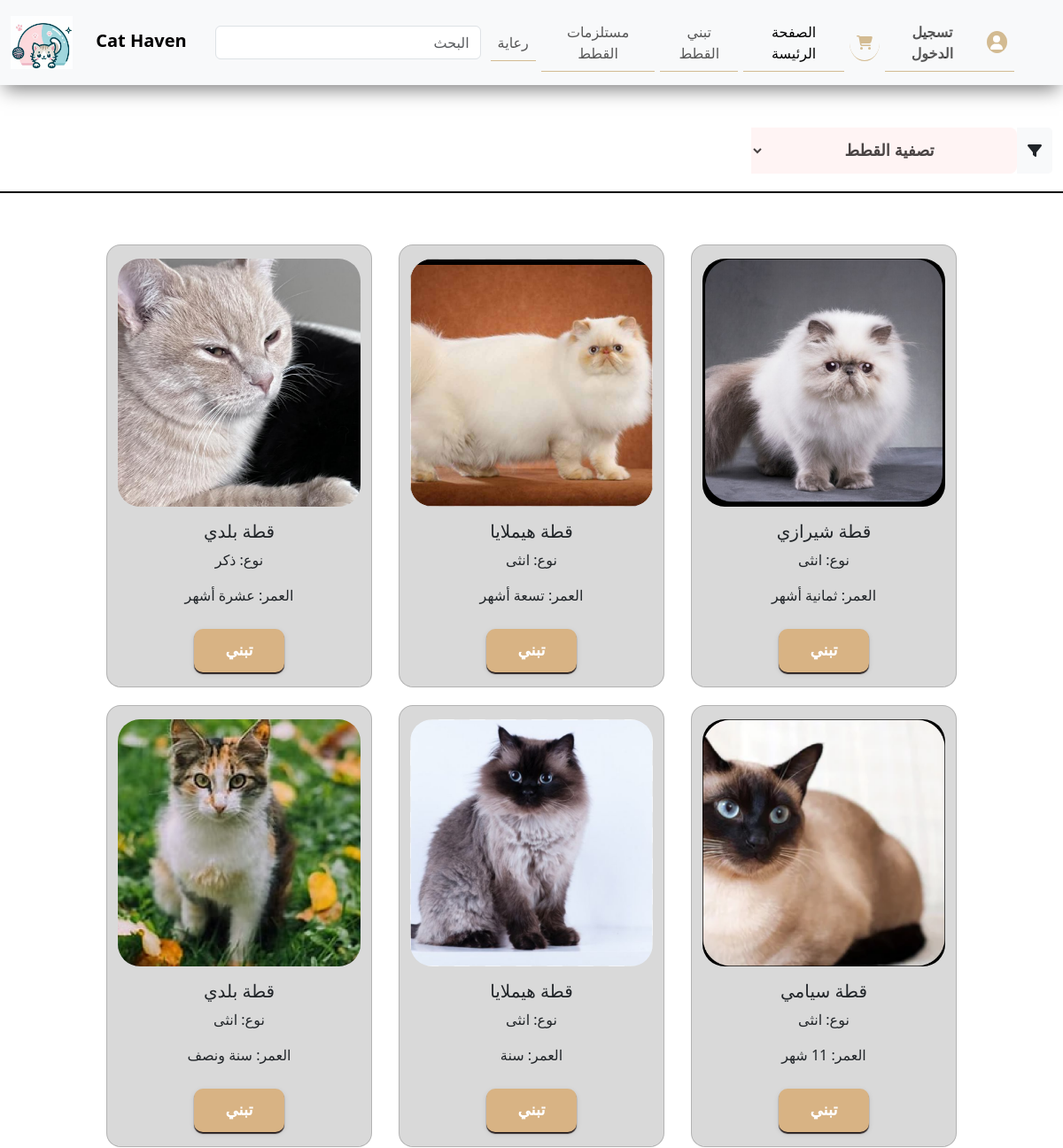
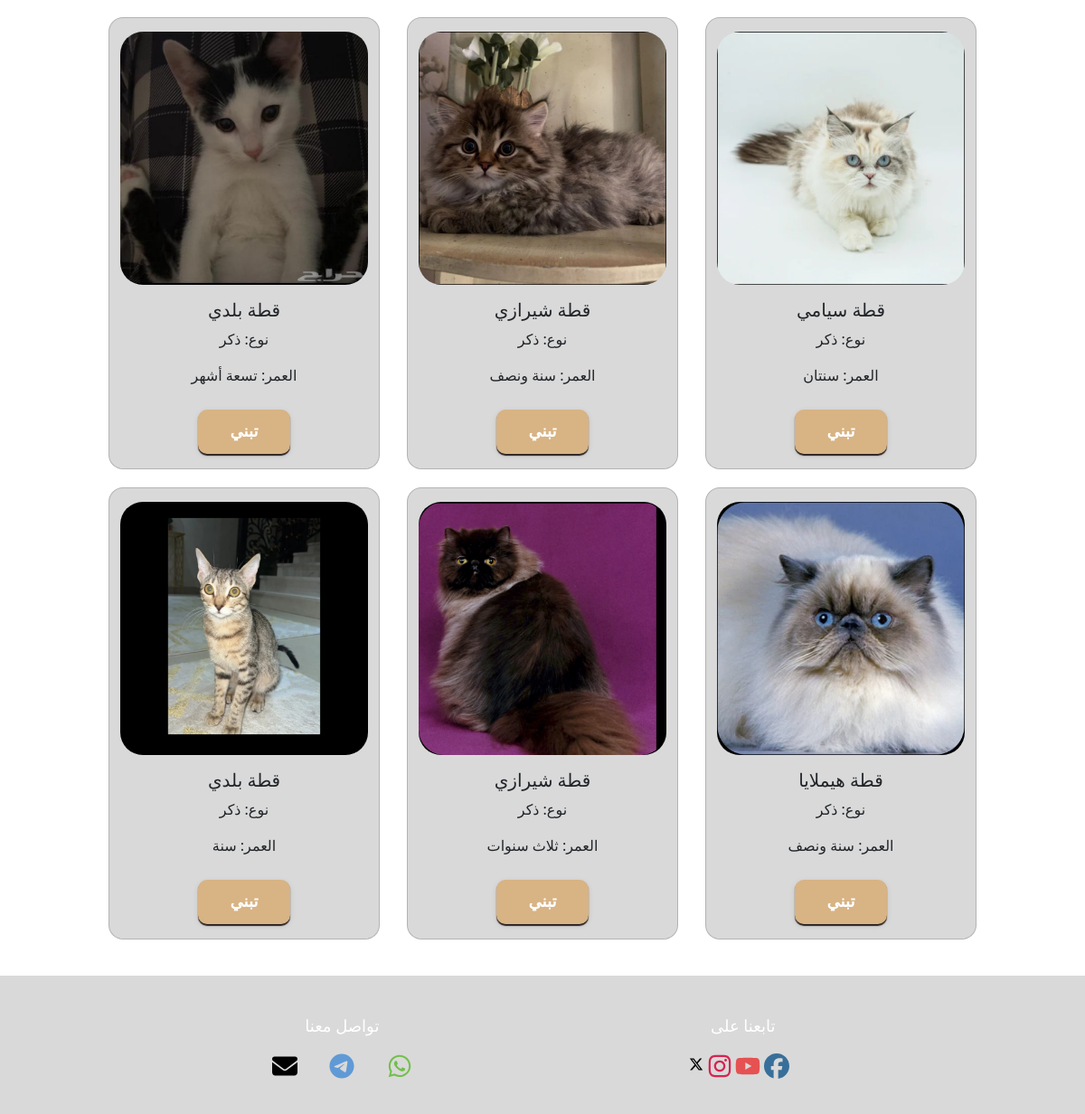
/cats-adopt.php, run on the app's committed database (2 pictures, top to bottom).
### tables this page shows
CREATE TABLE cats (
    cat_id INT AUTO_INCREMENT PRIMARY KEY,
    cat_name VARCHAR(255) NOT NULL,
    gender ENUM('ذكر', 'انثى') NOT NULL,
    age VARCHAR(50) NOT NULL ,
    health VARCHAR(255) NOT NULL,
    breed VARCHAR(255) NOT NULL,
    description TEXT,
    image_url VARCHAR(512),
    adopt_status TINYINT(1) DEFAULT 0,
    user_id int(11),
    adopt_date DATE DEFAULT NULL,
    created_at TIMESTAMP DEFAULT CURRENT_TIMESTAMP,
    FOREIGN KEY (user_id) REFERENCES users(user_id) 
);

### cats-adopt.php (the view, shortened to what this page needs)
<?php
$nav_login='تسجيل الدخول';
$nav_login_url="login.php";
?>
<!DOCTYPE html>
<html lang="ar">
<head>
  <link rel="stylesheet" href="assets/Bootstrap&icons/css/bootstrap.min.css">
  <link rel="stylesheet" href="assets/Bootstrap&icons/css/all.min.css">
  <link rel="stylesheet" href="assets/css/style.css?v=1.2.3" type="text/css" media="all">
</head>
<body dir="rtl">
  <header>
    <nav class="navbar navbar-expand-lg bg-body-tertiary shadow-div">
      <div class="container-fluid">
        <div class="collapse navbar-collapse" id="navbarSupportedContent">
          <ul class="navbar-nav mb-2 mb-lg-0 text-center">
            <li class="nav-item">
              <a class="nav-link d-flex align-items-center gap-3" href="<?php echo $nav_login_url ?>"
                aria-current="page">
                <div class="rounded-circle d-flex justify-content-center align-items-center icon-user">
                  <i class="fa-solid fa-user text-white"></i>
                </div>
                <span class="profile-text">
                    <?php echo $nav_login ?>
                </span>
              </a>
            </li>
            <li class="nav-item">
              <a class="nav-link rounded-circle" aria-current="page" href="#">
                <i class="fa-solid fa-cart-shopping" style="color: #d3bb92;"></i>
              </a>
            </li>
            <li class="nav-item">
              <a class="nav-link active" href="index.php">الصفحة الرئيسة</a>
            </li>
            <li class="nav-item">
              <a class="nav-link" href="#">تبني القطط</a>
            </li>
            <li class="nav-item">
              <a class="nav-link" href="#">مستلزمات القطط</a>
            </li>
            <li class="nav-item">
              <a class="nav-link" href="care.php">رعاية</a>
            </li>
            <li class="nav-item">
              <input class="form-control me-2" type="search" placeholder="البحث" aria-label="Search">
            </li>
          </ul>
        </div>
        <div class="navbar-brand">
          <a class="navbar-brand" href="#">Cat Haven</a>
          <img class="navbar-brand" src="assets/img/logo-less-bg.png" alt="">
        </div>
      </div>
    </nav>
  </header>
  <section class="filter-section container-fluid text-center my-5">
    <div class="input-group flex-nowrap">
      <label id="filter-cats-leable" for="filter-cats-select" class="input-group-text" id="addon-wrapping">
        <i class="fa-solid fa-filter"></i>
      </label>
      <select class="breed-select" id="filter-cats-select">
        <option value="0">تصفية القطط</option>
      </select>
    </div>
  </section>
  <section class="cats-section container-fluid text-center">
    <div class="row justify-content-center">
      <?php
          include 'db_pages/db_connect.php';
          $query = "SELECT * FROM cats where adopt_status = 0;";
          $result = $conn->query($query);
          if ($result->num_rows > 0) {
              while ($row = $result->fetch_assoc()) {
                echo '<div class="cards card rounded-4 col-8 col-sm-5 col-md-5 col-lg-3 d-flex justify-content-center">';
                echo '  <img src="assets/Media/AdoptsCats/'.$row["image_url"].'" class="card-img-top" alt="...">';
                echo '  <div class="card-body">';
                echo '    <h5 class="card-title">قطة '.$row["breed"].'</h5>';
                echo '    <p class="card-text"> نوع: '.$row["gender"].'</p>';
                echo '    <p class="card-text"> العمر: '.$row["age"].' </p>';
                echo '    <a href="details-adopt.php?id='.$row["cat_id"].'" class="btn btn-adopt">تبني</a>';
                echo '  </div>';
                echo '</div>';
              }
          } else {
              echo "<tr><td scope='col'>No Cats found.</td></tr>";
          }
      ?>
    </div>
  </section>
  <footer class="footer">
    <div class="container">
      <div class="row justify-content-evenly">
        <div class="main-col col-12 col-lg-2 col-md-4 col-sm-6 text-center">
          <h3 class="col text-glow">تابعنا على</h3>
          <div class="row justify-content-center">
            <a class="col-2 link link-underline link-underline-opacity-0 hover" target="_blank" href="">
              <i class="icon fa-brands fa-facebook" style="color: #376f9a;"></i>
            </a>
            <a class="col-2 link link-underline link-underline-opacity-0 hover" target="_blank" href="">
              <i class="icon fa-brands fa-youtube" style="color: #e65151;"></i>
            </a>
            <a class="col-2 link link-underline link-underline-opacity-0 hover" target="_blank" href="">
              <i class="icon fa-brands fa-instagram" style="color: #d72350;"></i>
            </a>
            <a class="col-2 link link-underline link-underline-opacity-0 hover" target="_blank" href="">
              <i class="fa-brands fa-x-twitter" style="color: #000000;"></i>
            </a>
          </div>
        </div>
        <div class="main-col col-12 col-lg-2 col-md-4 col-sm-6 text-center">
          <h3 id="connect-us" class="col text-glow">تواصل معنا</h3>
          <div class="row justify-content-center">
            <a class="col link link-underline link-underline-opacity-0 hover" href="#">
              <i class="icon fa-brands fa-whatsapp" style="color: #72c04b;"></i>
            </a>
            <a class="col link link-underline link-underline-opacity-0 hover" href="#">
              <i class="icon fa-brands fa-telegram" style="color: #609ad6;"></i>
            </a>
            <a class="col link link-underline link-underline-opacity-0 hover" href="">
              <i class="icon fa-solid fa-envelope" style="color: #000000;"></i>
            </a>
          </div>
        </div>
      </div>
    </div>
  </footer>
</body>
</html>

### assets/css/style.css (style rules this page uses)
* { box-sizing: border-box; direction: rtl; }
.shadow-div { box-shadow: 0 10px 20px -5px rgba(0, 0, 0, 0.5); }
.icon-user { background-color: #d3bb92; width: 25px; height: 25px; }
.form-control { width: 300px; }
li.nav-item a { margin: 0 3px; border-bottom: 1px solid #d3bb92; }
header img.navbar-brand { width: 70px; height: 70px; }
.nav-item { display: flex; align-items: center; justify-content: center; }
header a.navbar-brand { font-weight: bold; padding-left: 5px; }
.profile-text { font-weight: 600; }
.breed-select { text-align: center; width: 300px; padding: 15px 20px; font-family: 'Arial Arabic', sans-serif; border: none; background-color: #FFF4F4; border-radius: 8px; color: #494343; font-size: 18px; font-weight: 600; cursor: pointer; }
.breed-select option { color: #494343; font-size: 16px; }
#filter-cats-leable { border: none; border-radius: 0 5px 5px 0; }
.filter-section { border-bottom: 2px solid black; padding-bottom: 20px; }
footer { background-color: #D9D9D9; padding: 25px 0; }
.footer h3 { color: #ffffff; font-size:large; margin-bottom: 20px; }
.footer .main-col { margin-top: 20px; }
.footer .main-col a { color: #ffffff; margin-bottom: 10px; }
.footer .icon { width: 28px; height: 28px; padding: 0; }

### cats-adopt.php (style rules this page uses)
body { background-color: #ffffff; }
section.cats-section { margin: 30px 0; }
.cats-section .cards { background-color: #D9D9D9; max-width: 300px; padding-top: 15px; margin: 10px 15px; }
.cats-section img { border-radius: 25px; }
.cats-section .cards .card-body { background-color: #D9D9D9; border: none; }
.cats-section .cards .btn-adopt { background-color: #D8B384; margin-top: 10px; padding: 10px 35px; border-radius: 10px; box-shadow: 0 2px 6px rgba(0, 0, 0, 0.1), 0 2px 1.1px rgb(44, 35, 35); font-size: 18px; font-weight: bold; font-family: 'Arial Arabic', sans-serif; color: #ffffff; }

### data on the page
cats: image_url (picture), breed "شيرازي", gender "انثى", age "ثمانية أشهر"
cats: image_url (picture), breed "هيملايا", gender "انثى", age "تسعة أشهر"
cats: image_url (picture), breed "بلدي", gender "ذكر", age "عشرة أشهر"
cats: image_url (picture), breed "سيامي", gender "انثى", age "11 شهر"
cats: image_url (picture), breed "هيملايا", gender "انثى", age "سنة"
cats: image_url (picture), breed "بلدي", gender "انثى", age "سنة ونصف"
cats: image_url (picture), breed "سيامي", gender "ذكر", age "سنتان"
cats: image_url (picture), breed "شيرازي", gender "ذكر", age "سنة ونصف"
cats: image_url (picture), breed "بلدي", gender "ذكر", age "تسعة أشهر"
cats: image_url (picture), breed "هيملايا", gender "ذكر", age "سنة ونصف"
cats: image_url (picture), breed "شيرازي", gender "ذكر", age "ثلاث سنوات"
cats: image_url (picture), breed "بلدي", gender "ذكر", age "سنة"

### other printed values
$nav_login "تسجيل الدخول"
